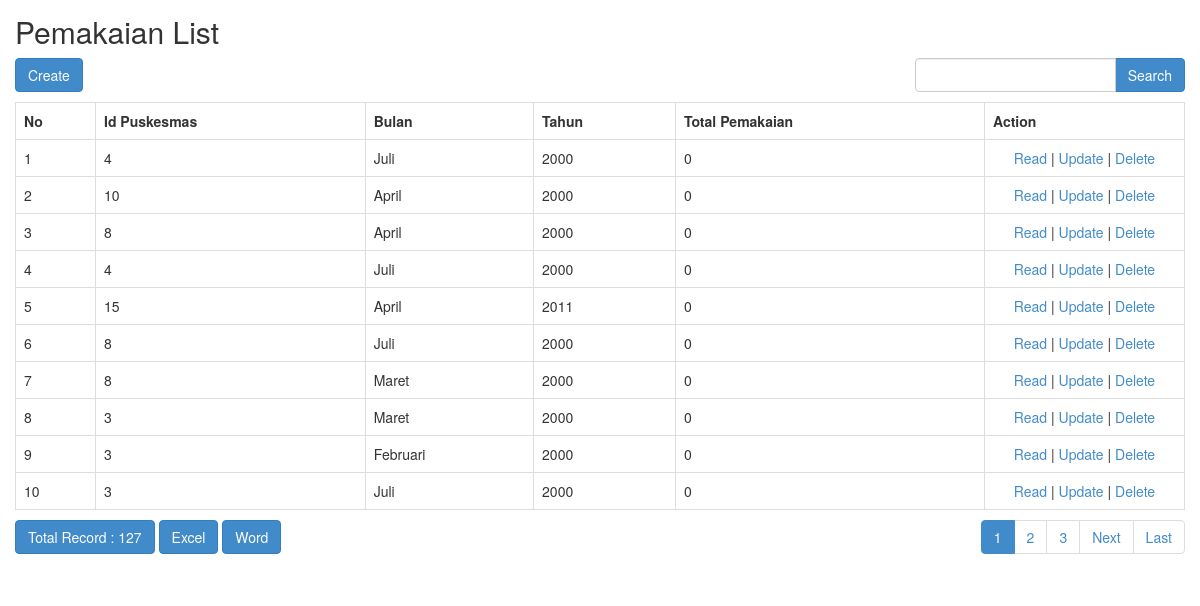
Screenshot of /sistemlplpo/index.php/pemakaian with the database file from the repository.
### tables this page shows
CREATE TABLE `pemakaian` (
  `id_pemakaian` int(5) NOT NULL,
  `id_puskesmas` int(5) NOT NULL,
  `bulan` varchar(10) NOT NULL,
  `tahun` varchar(5) NOT NULL,
  `total_pemakaian` int(10) NOT NULL
);

### sistemlplpo/application/controllers/Pemakaian.php (called while the page is built, shortened)
<?php
class Pemakaian extends CI_Controller
{
    function __construct()
    {
        $this->load->model('Pemakaian_model');
        $this->load->library('form_validation');
    }
    public function index()
    {
        $q = urldecode($this->input->get('q', TRUE));
        $start = intval($this->input->get('start'));
        if ($q <> '') {
            $config['base_url'] = base_url() . 'pemakaian/index.html?q=' . urlencode($q);
            $config['first_url'] = base_url() . 'pemakaian/index.html?q=' . urlencode($q);
        } else {
            $config['base_url'] = base_url() . 'pemakaian/index.html';
            $config['first_url'] = base_url() . 'pemakaian/index.html';
        }
        $config['per_page'] = 10;
        $config['page_query_string'] = TRUE;
        $config['total_rows'] = $this->Pemakaian_model->total_rows($q);
        $pemakaian = $this->Pemakaian_model->get_limit_data($config['per_page'], $start, $q);
        $this->load->library('pagination');
        $this->pagination->initialize($config);
        $data = array(
            'pemakaian_data' => $pemakaian,
            'q' => $q,
            'pagination' => $this->pagination->create_links(),
            'total_rows' => $config['total_rows'],
            'start' => $start,
        );
        $this->load->view('pemakaian/pemakaian_list', $data);
    }
}

### sistemlplpo/index.php (called while the page is built, shortened)
<?php
require_once BASEPATH.'core/CodeIgniter.php';

### sistemlplpo/application/config/config.php (called while the page is built, shortened)
<?php
$config['base_url'] = 'http://localhost/Kearsipan/sistemlplpo/';
$config['index_page'] = '';
$config['uri_protocol']	= 'REQUEST_URI';
$config['url_suffix'] = '.html';
$config['language']	= 'english';
$config['charset'] = 'UTF-8';
$config['enable_hooks'] = FALSE;
$config['subclass_prefix'] = 'MY_';
$config['composer_autoload'] = FALSE;
$config['permitted_uri_chars'] = 'a-z 0-9~%.:_\-';
$config['enable_query_strings'] = FALSE;
$config['controller_trigger'] = 'c';
$config['function_trigger'] = 'm';
$config['directory_trigger'] = 'd';
$config['allow_get_array'] = TRUE;
$config['log_threshold'] = 0;
$config['log_path'] = '';
$config['log_file_extension'] = '';
$config['log_file_permissions'] = 0644;
$config['log_date_format'] = 'Y-m-d H:i:s';
$config['error_views_path'] = '';
$config['cache_path'] = '';
$config['cache_query_string'] = FALSE;
$config['encryption_key'] = 'rahasia';
$config['sess_driver'] = 'files';
$config['sess_cookie_name'] = 'ci_session';
$config['sess_expiration'] = 7200;
$config['sess_save_path'] = NULL;
$config['sess_match_ip'] = FALSE;
$config['sess_time_to_update'] = 300;
$config['sess_regenerate_destroy'] = FALSE;
$config['cookie_prefix']	= '';
$config['cookie_domain']	= '';
$config['cookie_path']		= '/';
$config['cookie_secure']	= FALSE;
$config['cookie_httponly'] 	= FALSE;
$config['standardize_newlines'] = FALSE;
$config['global_xss_filtering'] = FALSE;
$config['csrf_protection'] = FALSE;
$config['csrf_token_name'] = 'csrf_test_name';
$config['csrf_cookie_name'] = 'csrf_cookie_name';
$config['csrf_expire'] = 7200;
$config['csrf_regenerate'] = TRUE;
$config['csrf_exclude_uris'] = array();
$config['compress_output'] = FALSE;
$config['time_reference'] = 'local';
$config['rewrite_short_tags'] = FALSE;
$config['proxy_ips'] = '';

### sistemlplpo/application/models/Pemakaian_model.php (called while the page is built, shortened)
<?php
class Pemakaian_model extends CI_Model
{
    public $table = 'pemakaian';
    public $id = 'id_pemakaian';
    public $order = 'DESC';
    function total_rows($q = NULL) {
        $this->db->like('id_pemakaian', $q);
	$this->db->or_like('id_puskesmas', $q);
	$this->db->or_like('bulan', $q);
	$this->db->or_like('tahun', $q);
	$this->db->or_like('total_pemakaian', $q);
	$this->db->from($this->table);
        return $this->db->count_all_results();
    }
    function get_limit_data($limit, $start = 0, $q = NULL) {
        $this->db->order_by($this->id, $this->order);
        $this->db->like('id_pemakaian', $q);
	$this->db->or_like('id_puskesmas', $q);
	$this->db->or_like('bulan', $q);
	$this->db->or_like('tahun', $q);
	$this->db->or_like('total_pemakaian', $q);
	$this->db->limit($limit, $start);
        return $this->db->get($this->table)->result();
    }
}

### sistemlplpo/application/views/pemakaian/pemakaian_list.php (the view, shortened to what this page needs)
<!doctype html>
<html>
    <head>
        <link rel="stylesheet" href="<?php echo base_url('assets/bootstrap/css/bootstrap.min.css') ?>"/>
    </head>
    <body>
        <h2 style="margin-top:0px">Pemakaian List</h2>
        <div class="row" style="margin-bottom: 10px">
            <div class="col-md-4">
                <?php echo anchor(site_url('pemakaian/create'),'Create', 'class="btn btn-primary"'); ?>
            </div>
            <div class="col-md-4 text-center">
            </div>
            <div class="col-md-1 text-right">
            </div>
            <div class="col-md-3 text-right">
                <form action="<?php echo site_url('pemakaian/index'); ?>" class="form-inline" method="get">
                    <div class="input-group">
                        <input type="text" class="form-control" name="q" value="<?php echo $q; ?>">
                        <span class="input-group-btn">
                          <button class="btn btn-primary" type="submit">Search</button>
                        </span>
                    </div>
                </form>
            </div>
        </div>
        <table class="table table-bordered" style="margin-bottom: 10px">
            <tr>
                <th>No</th>
		<th>Id Puskesmas</th>
		<th>Bulan</th>
		<th>Tahun</th>
		<th>Total Pemakaian</th>
		<th>Action</th>
            </tr><?php
            foreach ($pemakaian_data as $pemakaian)
            {
                ?>
                <tr>
			<td width="80px"><?php echo ++$start ?></td>
			<td><?php echo $pemakaian->id_puskesmas ?></td>
			<td><?php echo $pemakaian->bulan ?></td>
			<td><?php echo $pemakaian->tahun ?></td>
			<td><?php echo $pemakaian->total_pemakaian ?></td>
			<td style="text-align:center" width="200px">
				<?php
				echo anchor(site_url('pemakaian/read/'.$pemakaian->id_pemakaian),'Read');
				echo ' | ';
				echo anchor(site_url('pemakaian/update/'.$pemakaian->id_pemakaian),'Update');
				echo ' | ';
				echo anchor(site_url('pemakaian/delete/'.$pemakaian->id_pemakaian),'Delete','onclick="javasciprt: return confirm(\'Are You Sure ?\')"');
				?>
			</td>
		</tr>
                <?php
            }
            ?>
        </table>
        <div class="row">
            <div class="col-md-6">
                <a href="#" class="btn btn-primary">Total Record : <?php echo $total_rows ?></a>
		<?php echo anchor(site_url('pemakaian/excel'), 'Excel', 'class="btn btn-primary"'); ?>
		<?php echo anchor(site_url('pemakaian/word'), 'Word', 'class="btn btn-primary"'); ?>
	    </div>
            <div class="col-md-6 text-right">
                <?php echo $pagination ?>
            </div>
        </div>
    </body>
</html>

### sistemlplpo/application/views/pemakaian/pemakaian_list.php (style rules this page uses)
body { padding: 15px; }

### rows the page displays
pemakaian: id_puskesmas "4", bulan "Juli", tahun "2000", total_pemakaian "0", id_pemakaian "Read", id_pemakaian "Update", id_pemakaian "Delete"
pemakaian: id_puskesmas "10", bulan "April", tahun "2000", total_pemakaian "0", id_pemakaian "Read", id_pemakaian "Update", id_pemakaian "Delete"
pemakaian: id_puskesmas "8", bulan "April", tahun "2000", total_pemakaian "0", id_pemakaian "Read", id_pemakaian "Update", id_pemakaian "Delete"
pemakaian: id_puskesmas "4", bulan "Juli", tahun "2000", total_pemakaian "0", id_pemakaian "Read", id_pemakaian "Update", id_pemakaian "Delete"
pemakaian: id_puskesmas "15", bulan "April", tahun "2011", total_pemakaian "0", id_pemakaian "Read", id_pemakaian "Update", id_pemakaian "Delete"
pemakaian: id_puskesmas "8", bulan "Juli", tahun "2000", total_pemakaian "0", id_pemakaian "Read", id_pemakaian "Update", id_pemakaian "Delete"
pemakaian: id_puskesmas "8", bulan "Maret", tahun "2000", total_pemakaian "0", id_pemakaian "Read", id_pemakaian "Update", id_pemakaian "Delete"
pemakaian: id_puskesmas "3", bulan "Maret", tahun "2000", total_pemakaian "0", id_pemakaian "Read", id_pemakaian "Update", id_pemakaian "Delete"
pemakaian: id_puskesmas "3", bulan "Februari", tahun "2000", total_pemakaian "0", id_pemakaian "Read", id_pemakaian "Update", id_pemakaian "Delete"
pemakaian: id_puskesmas "3", bulan "Juli", tahun "2000", total_pemakaian "0", id_pemakaian "Read", id_pemakaian "Update", id_pemakaian "Delete"

### other values shown
$total_rows "127"
anchor(site_url('pemakaian/word'), 'Word', 'class="btn btn-primary"') "Word"
$pagination "1 2 3 Next Last"
